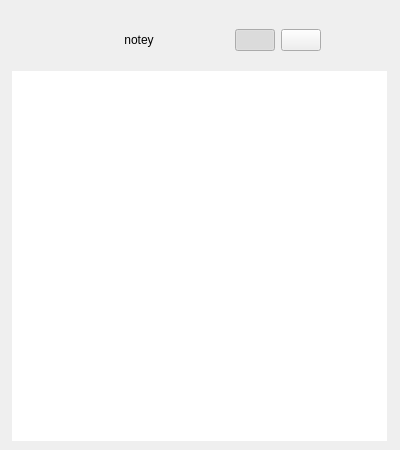
<?xml version="1.0" encoding="UTF-8"?>
<ui version="4.0">
 <class>MainWindow</class>
 <widget class="QMainWindow" name="MainWindow">
  <property name="minimumSize">
   <size>
    <width>400</width>
    <height>450</height>
   </size>
  </property>
  <property name="windowTitle">
   <string>notey</string>
  </property>
  <property name="autoFillBackground">
   <bool>false</bool>
  </property>
  <widget class="QWidget" name="centralwidget">
   <property name="autoFillBackground">
    <bool>true</bool>
   </property>
   <layout class="QVBoxLayout" name="verticalLayout">
    <property name="spacing">
     <number>0</number>
    </property>
    <item alignment="Qt::AlignHCenter">
     <widget class="QWidget" name="nav_bar" native="true">
      <property name="maximumSize">
       <size>
        <width>370</width>
        <height>16777215</height>
       </size>
      </property>
      <property name="autoFillBackground">
       <bool>false</bool>
      </property>
      <layout class="QHBoxLayout" name="horizontalLayout">
       <property name="topMargin">
        <number>20</number>
       </property>
       <property name="bottomMargin">
        <number>20</number>
       </property>
       <item>
        <widget class="QLabel" name="title_label">
         <property name="minimumSize">
          <size>
           <width>120</width>
           <height>0</height>
          </size>
         </property>
         <property name="text">
          <string>notey</string>
         </property>
         <property name="alignment">
          <set>Qt::AlignCenter</set>
         </property>
        </widget>
       </item>
       <item>
        <spacer name="horizontalSpacer">
         <property name="orientation">
          <enum>Qt::Horizontal</enum>
         </property>
         <property name="sizeType">
          <enum>QSizePolicy::Expanding</enum>
         </property>
         <property name="sizeHint" stdset="0">
          <size>
           <width>30</width>
           <height>20</height>
          </size>
         </property>
        </spacer>
       </item>
       <item>
        <widget class="QPushButton" name="notes_btn">
         <property name="maximumSize">
          <size>
           <width>16777215</width>
           <height>16777215</height>
          </size>
         </property>
         <property name="text">
          <string/>
         </property>
         <property name="iconSize">
          <size>
           <width>48</width>
           <height>48</height>
          </size>
         </property>
         <property name="checkable">
          <bool>true</bool>
         </property>
         <property name="checked">
          <bool>true</bool>
         </property>
         <property name="autoDefault">
          <bool>false</bool>
         </property>
         <property name="flat">
          <bool>false</bool>
         </property>
         <attribute name="buttonGroup">
          <string notr="true">nav_bar_buttongroup</string>
         </attribute>
        </widget>
       </item>
       <item>
        <widget class="QPushButton" name="new_btn">
         <property name="maximumSize">
          <size>
           <width>48</width>
           <height>16777215</height>
          </size>
         </property>
         <property name="text">
          <string/>
         </property>
         <property name="iconSize">
          <size>
           <width>48</width>
           <height>48</height>
          </size>
         </property>
         <property name="checkable">
          <bool>true</bool>
         </property>
         <attribute name="buttonGroup">
          <string notr="true">nav_bar_buttongroup</string>
         </attribute>
        </widget>
       </item>
      </layout>
     </widget>
    </item>
    <item alignment="Qt::AlignHCenter">
     <widget class="QStackedWidget" name="stacked_widget">
      <property name="minimumSize">
       <size>
        <width>375</width>
        <height>0</height>
       </size>
      </property>
      <property name="currentIndex">
       <number>0</number>
      </property>
      <widget class="QWidget" name="notes_page">
       <property name="sizePolicy">
        <sizepolicy hsizetype="Expanding" vsizetype="Expanding">
         <horstretch>0</horstretch>
         <verstretch>0</verstretch>
        </sizepolicy>
       </property>
       <layout class="QVBoxLayout" name="verticalLayout_2">
        <property name="leftMargin">
         <number>0</number>
        </property>
        <property name="topMargin">
         <number>0</number>
        </property>
        <property name="rightMargin">
         <number>0</number>
        </property>
        <property name="bottomMargin">
         <number>0</number>
        </property>
        <item>
         <widget class="QListWidget" name="notes_listview">
          <property name="frameShape">
           <enum>QFrame::NoFrame</enum>
          </property>
          <property name="frameShadow">
           <enum>QFrame::Plain</enum>
          </property>
          <property name="autoScroll">
           <bool>false</bool>
          </property>
          <property name="showDropIndicator" stdset="0">
           <bool>false</bool>
          </property>
          <property name="selectionMode">
           <enum>QAbstractItemView::NoSelection</enum>
          </property>
          <property name="verticalScrollMode">
           <enum>QAbstractItemView::ScrollPerPixel</enum>
          </property>
          <property name="resizeMode">
           <enum>QListView::Adjust</enum>
          </property>
          <property name="spacing">
           <number>6</number>
          </property>
          <property name="uniformItemSizes">
           <bool>false</bool>
          </property>
          <property name="wordWrap">
           <bool>true</bool>
          </property>
          <property name="selectionRectVisible">
           <bool>false</bool>
          </property>
         </widget>
        </item>
       </layout>
      </widget>
      <widget class="QWidget" name="new_page">
       <layout class="QGridLayout" name="gridLayout">
        <item row="0" column="0">
         <layout class="QVBoxLayout" name="new_page_vertical_layout">
          <item>
           <widget class="QTextEdit" name="text_edit">
            <property name="frameShadow">
             <enum>QFrame::Plain</enum>
            </property>
            <property name="html">
             <string>&lt;!DOCTYPE HTML PUBLIC &quot;-//W3C//DTD HTML 4.0//EN&quot; &quot;http://www.w3.org/TR/REC-html40/strict.dtd&quot;&gt;
&lt;html&gt;&lt;head&gt;&lt;meta name=&quot;qrichtext&quot; content=&quot;1&quot; /&gt;&lt;style type=&quot;text/css&quot;&gt;
p, li { white-space: pre-wrap; }
&lt;/style&gt;&lt;/head&gt;&lt;body style=&quot; font-family:'Cantarell'; font-size:10pt; font-weight:400; font-style:normal;&quot;&gt;
&lt;p style=&quot; margin-top:0px; margin-bottom:0px; margin-left:0px; margin-right:0px; -qt-block-indent:0; text-indent:0px;&quot;&gt;&lt;span style=&quot; color:#000000;&quot;&gt;Write your note here.&lt;/span&gt;&lt;/p&gt;&lt;/body&gt;&lt;/html&gt;</string>
            </property>
            <property name="acceptRichText">
             <bool>false</bool>
            </property>
           </widget>
          </item>
          <item>
           <layout class="QHBoxLayout" name="new_page_horizontal_layout">
            <property name="topMargin">
             <number>20</number>
            </property>
            <property name="bottomMargin">
             <number>20</number>
            </property>
            <item>
             <widget class="QDateTimeEdit" name="new_note_datetime_edit">
              <property name="enabled">
               <bool>true</bool>
              </property>
              <property name="dateTime">
               <datetime>
                <hour>12</hour>
                <minute>0</minute>
                <second>0</second>
                <year>2000</year>
                <month>1</month>
                <day>1</day>
               </datetime>
              </property>
              <property name="displayFormat">
               <string>dd/MM/yyyy HH:mm</string>
              </property>
              <property name="calendarPopup">
               <bool>false</bool>
              </property>
             </widget>
            </item>
            <item>
             <widget class="QCheckBox" name="checkBox">
              <property name="text">
               <string>Deadline</string>
              </property>
              <property name="checked">
               <bool>false</bool>
              </property>
             </widget>
            </item>
            <item>
             <spacer name="horizontalSpacer_2">
              <property name="orientation">
               <enum>Qt::Horizontal</enum>
              </property>
              <property name="sizeHint" stdset="0">
               <size>
                <width>20</width>
                <height>48</height>
               </size>
              </property>
             </spacer>
            </item>
            <item>
             <widget class="QPushButton" name="save">
              <property name="sizePolicy">
               <sizepolicy hsizetype="Fixed" vsizetype="Fixed">
                <horstretch>0</horstretch>
                <verstretch>0</verstretch>
               </sizepolicy>
              </property>
              <property name="maximumSize">
               <size>
                <width>48</width>
                <height>48</height>
               </size>
              </property>
              <property name="text">
               <string/>
              </property>
             </widget>
            </item>
           </layout>
          </item>
         </layout>
        </item>
       </layout>
      </widget>
     </widget>
    </item>
   </layout>
  </widget>
 </widget>
 <resources/>
 <connections/>
 <buttongroups>
  <buttongroup name="nav_bar_buttongroup"/>
 </buttongroups>
</ui>
